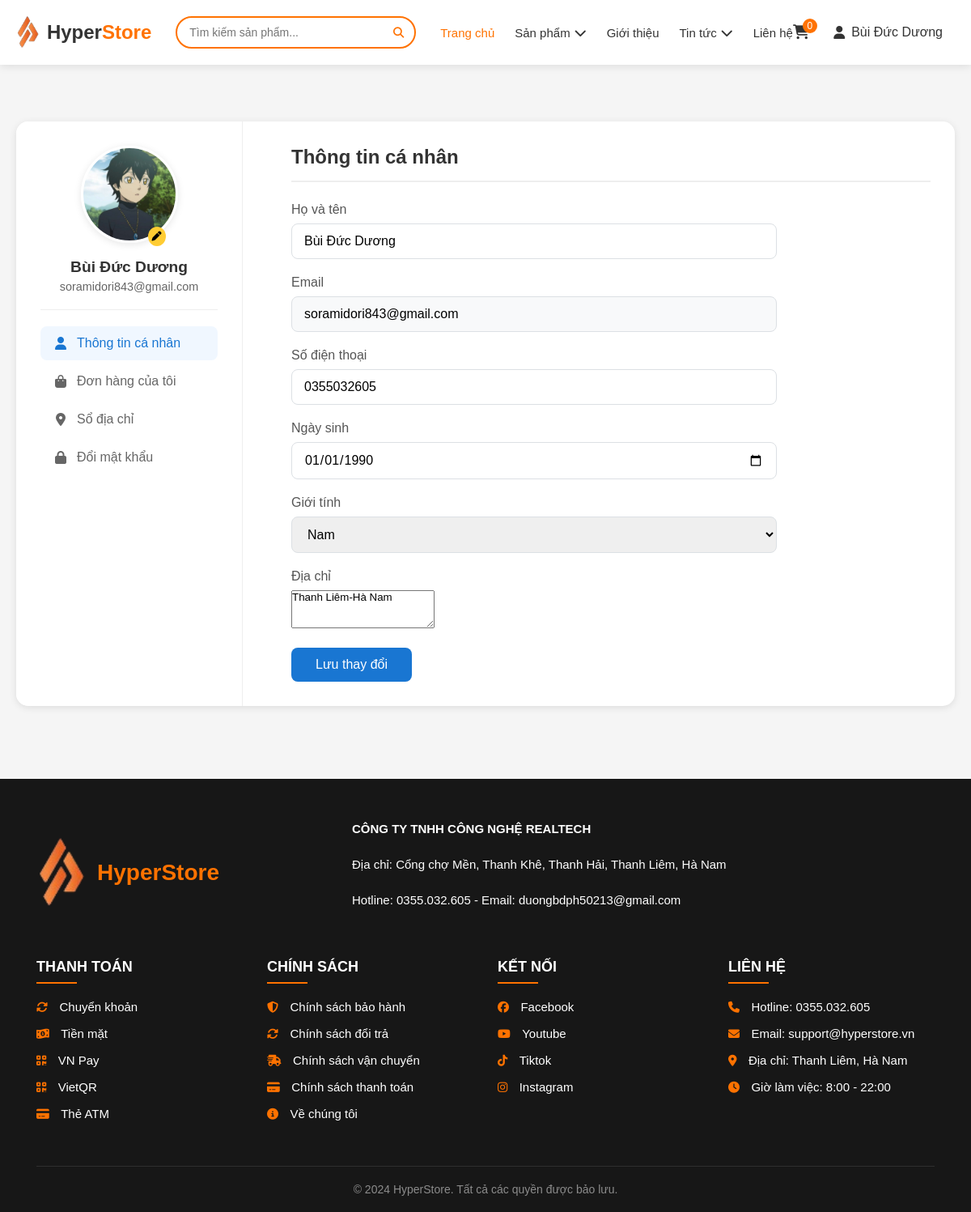
Page /index.php?action=profile (signed in) on the earlier database version.
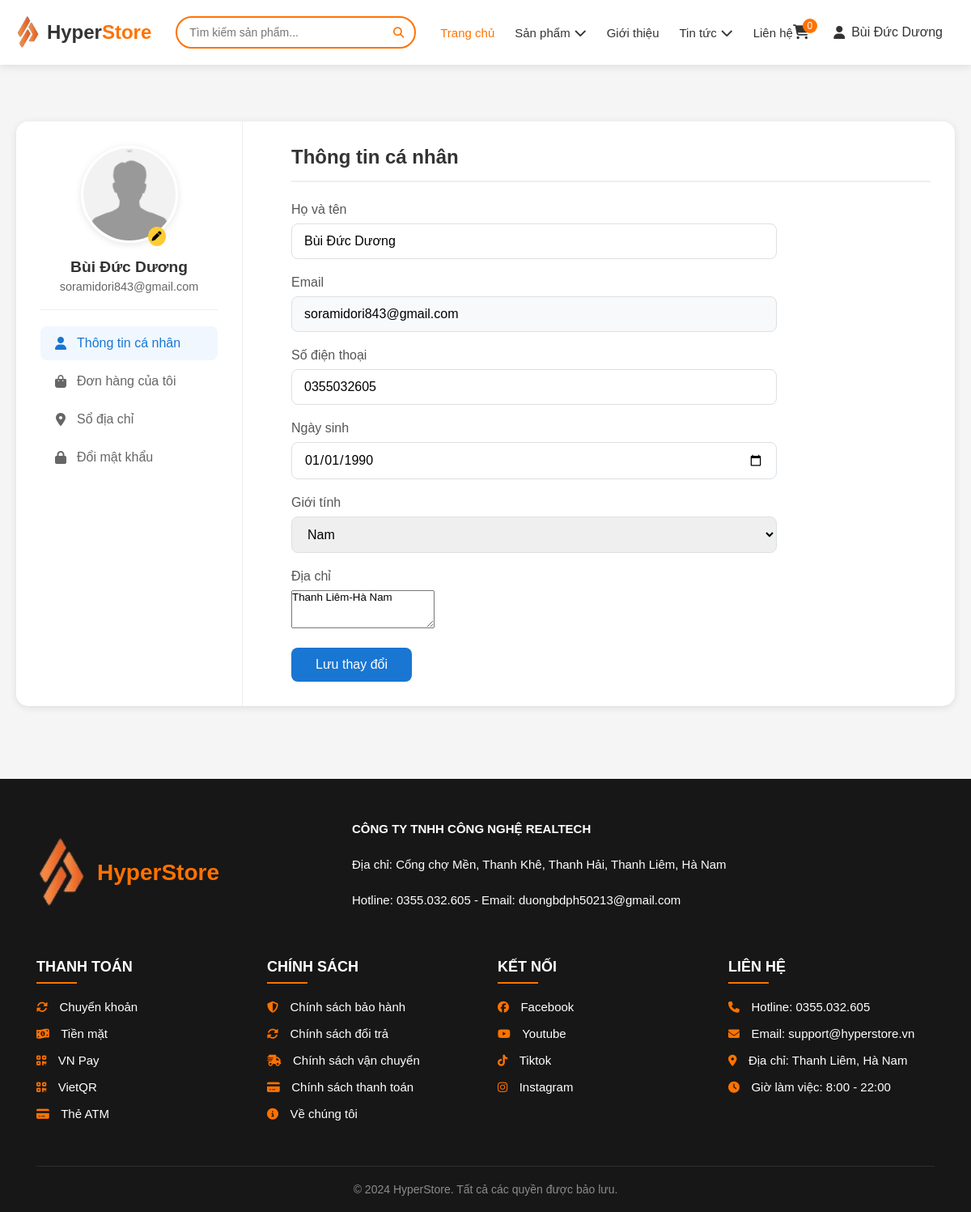
Same page on the later database version.
### tables this page shows
CREATE TABLE `users` (
  `user_id` int(11) NOT NULL,
  `username` varchar(50) NOT NULL,
  `password` varchar(255) NOT NULL,
  `email` varchar(100) NOT NULL,
  `fullname` varchar(100) DEFAULT NULL,
  `phone` varchar(20) DEFAULT NULL,
  `address` text DEFAULT NULL,
  `avatar` varchar(255) DEFAULT NULL,
  `role_id` int(11) DEFAULT NULL,
  `status` tinyint(4) DEFAULT 1,
  `created_at` timestamp NOT NULL DEFAULT current_timestamp(),
  `birthday` date DEFAULT NULL,
  `gender` tinyint(1) DEFAULT NULL COMMENT '0: Nữ, 1: Nam'
);

### client/controllers/profileController.php (called while the page is built, shortened)
<?php
class ProfileController
{
    public static function profileController()
    {
        try {
            $userId = $_SESSION['user_id'];
            $profileModel = new ProfileModel();
            $user = $profileModel->getUserInfo($userId);
            require_once "client/views/profile/profile.php";
        } catch (Exception $e) {
            $_SESSION['error'] = $e->getMessage();
            header('Location: index.php');
            exit;
        }
    }
}

### client/models/profileModel.php (called while the page is built, shortened)
<?php
class ProfileModel extends MainModel
{
    private $db;
    public function __construct()
    {
        global $MainModel;
        $this->db = $MainModel->SUNNY;
    }
    public function getUserInfo($userId)
    {
        try {
            $sql = "SELECT * FROM users WHERE user_id = :userId";
            $stmt = $this->db->prepare($sql);
            $stmt->execute([':userId' => $userId]);
            return $stmt->fetch(PDO::FETCH_ASSOC);
        } catch (PDOException $e) {
            error_log("Error fetching user info: " . $e->getMessage());
            return false;
        }
    }
}

### client/commons/function.php (called while the page is built, shortened)
<?php
class MainModel
{
    public function __construct()
    {
        $this->SUNNY = $this->connect_db();
    }
    public function connect_db()
    {
        try {
            $dsn = "mysql:host=" . DB_HOST . ";dbname=" . DB_NAME;
            $SUNNY = new PDO($dsn, DB_USER, DB_PASS, PDO_OPTIONS);
            return $SUNNY;
        } catch (PDOException $e) {
            error_log("Database Connection Error: " . $e->getMessage());
            throw new Exception("Không thể kết nối đến database");
        }
    }
}
try {
    $MainModel = new MainModel();
} catch (Exception $e) {
    error_log("MainModel initialization error: " . $e->getMessage());
    die("Không thể khởi tạo kết nối database");
}

### client/views/profile/profile.php (the view, shortened to what the changed rows need)
<!DOCTYPE html>
<html lang="vi">
<head>
    <link rel="stylesheet" href="https://cdnjs.cloudflare.com/ajax/libs/font-awesome/6.5.1/css/all.min.css">
    <link rel="stylesheet" href="assets/css/client/profile.css">
</head>
<body>
    <?php include 'client/views/layout/header.php' ?>
    <main>
        <div class="container">
            <div class="profile-wrapper">
                <div class="profile-sidebar">
                    <div class="user-info">
                        <div class="avatar-wrapper">
                            <img id="avatarImage"
                                src="<?= !empty($user['avatar']) ? $user['avatar'] : 'Uploads/User/nam.jpg' ?>"
                                alt="Avatar" class="avatar">
                            <button type="button" class="btn-change-avatar"
                                onclick="document.getElementById('avatarInput').click();"><i
                                    class="fa-solid fa-pen"></i></button>
                        </div>
                        <h3><?= htmlspecialchars($user['fullname'] ?? $user['username']) ?></h3>
                        <p class="email"><?= htmlspecialchars($user['email']) ?></p>
                    </div>
                    <nav class="profile-nav">
                        <a href="#profile" class="active">
                            <i class="fas fa-user"></i>Thông tin cá nhân
                        </a>
                        <a href="index.php?action=orders">
                            <i class="fas fa-shopping-bag"></i>Đơn hàng của tôi
                        </a>
                        <a href="#address">
                            <i class="fas fa-map-marker-alt"></i>Sổ địa chỉ
                        </a>
                        <a href="#password">
                            <i class="fas fa-lock"></i>Đổi mật khẩu
                        </a>
                    </nav>
                </div>
                <div class="profile-content">
                    <div class="content-section" id="profile">
                        <h2>Thông tin cá nhân</h2>
                        <form class="profile-form" action="?action=update-profile" method="POST" enctype="multipart/form-data">
                            <div class="form-group">
                                <label>Họ và tên</label>
                                <input type="text" name="fullname" value="<?= htmlspecialchars($user['fullname'] ?? '') ?>">
                            </div>
                            <div class="form-group">
                                <label>Email</label>
                                <input type="email" value="<?= htmlspecialchars($user['email']) ?>" readonly>
                            </div>
                            <div class="form-group">
                                <label>Số điện thoại</label>
                                <input type="tel" name="phone" value="<?= htmlspecialchars($user['phone'] ?? '') ?>"
                                    placeholder="Nhập số điện thoại">
                            </div>
                            <div class="form-group">
                                <label>Ngày sinh</label>
                                <input type="date" name="birthday"
                                    value="<?= htmlspecialchars($user['birthday'] ?? '') ?>">
                            </div>
                            <div class="form-group">
                                <label>Giới tính</label>
                                <select name="gender">
                                    <option value="1" <?= ($user['gender'] ?? '') == 1 ? 'selected' : '' ?>>Nam</option>
                                </select>
                            </div>
                            <div class="form-group">
                                <label>Địa chỉ</label>
                                <textarea name="address" rows="3"
                                    placeholder="Nhập địa chỉ"><?= htmlspecialchars($user['address'] ?? '') ?></textarea>
                            </div>
                            <button type="submit" class="btn-save">Lưu thay đổi</button>
                        </form>
                    </div>
                </div>
            </div>
        </div>
    </main>
    <?php include 'client/views/layout/footer.php' ?>
</body>
</html>

Differences in the rows shown:
changed users "Bùi Đức Dương": avatar: a different picture
